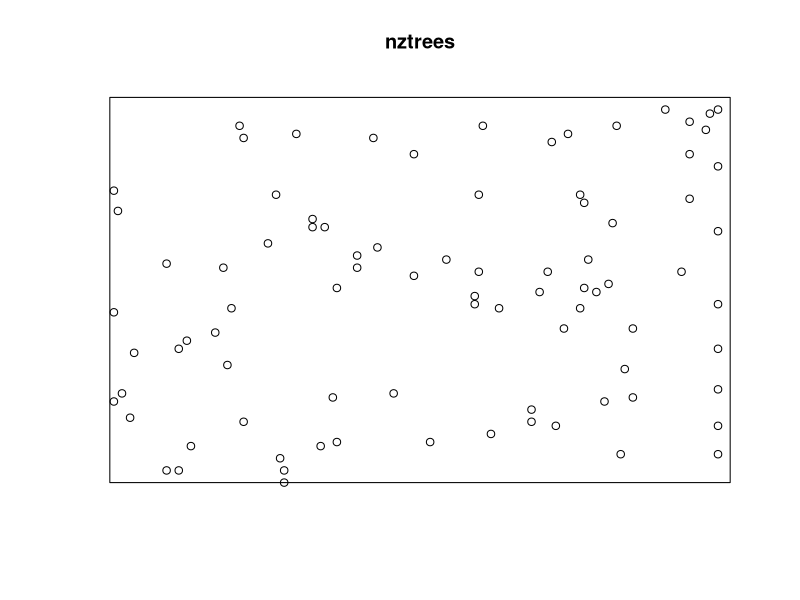
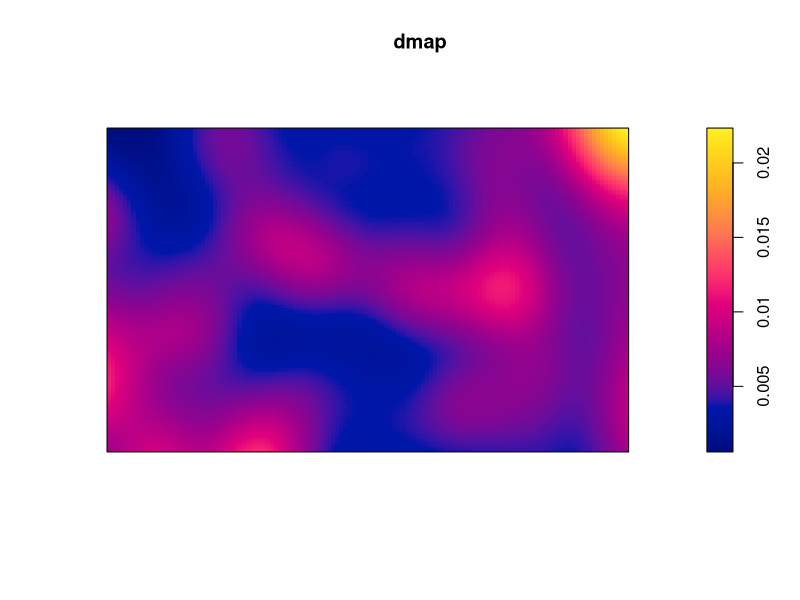
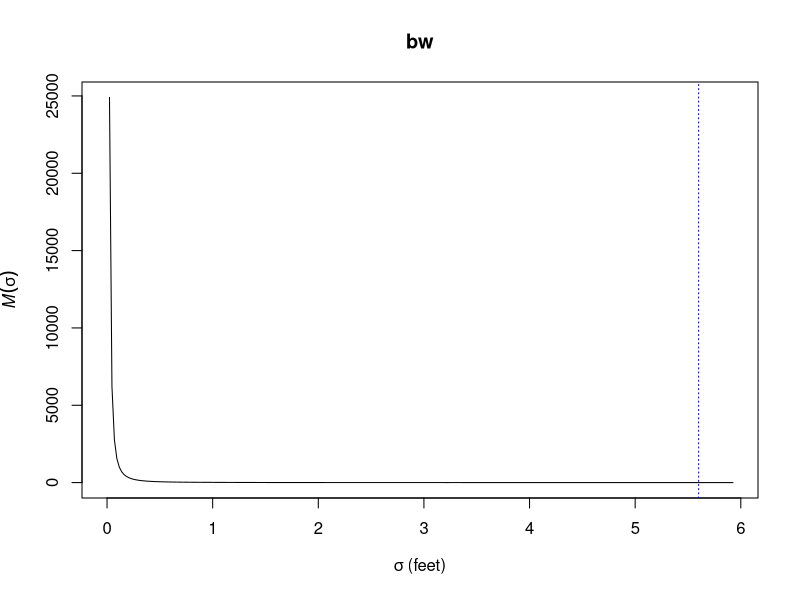
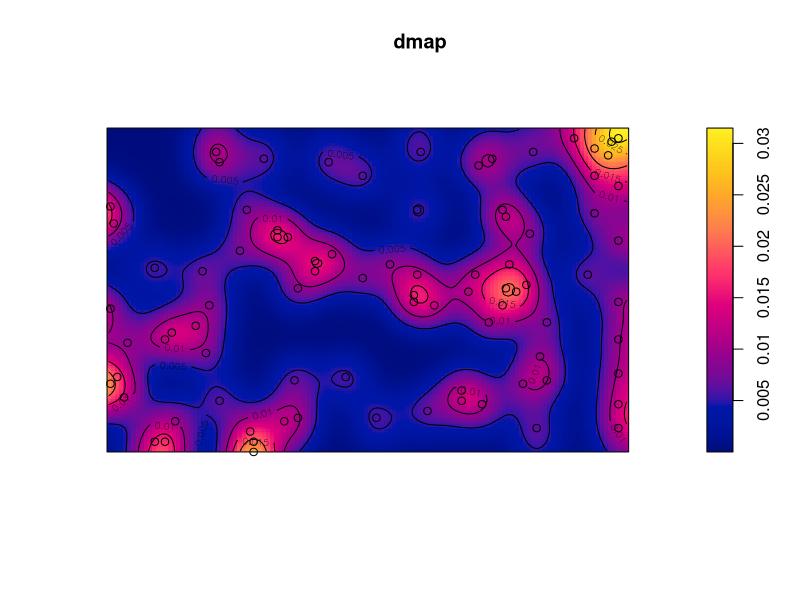
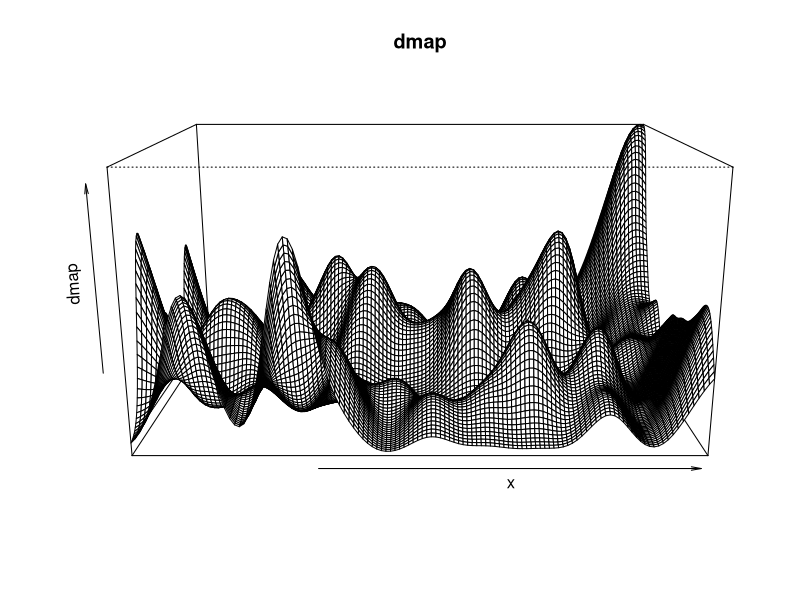

Reproduce these figures in R, in order.
##########
# Assignment Week 2
##########

# Author: Avery Sandborn
# Date: February 9, 2016

##########

# Load spatstat library
library(spatstat)

# Summarize New Zealand Trees data
data(nztrees)
summary(nztrees)
class(nztrees) # already ppp object

# Define bounding Box
xlim <- c(0.0, 1.0)
ylim <- c(0.0, 1.0)
attach(nztrees)

# Plot points of nztrees with bounding box
plot(nztrees)

# Nearest Neighbor Test 
  # Examine clark and evans nearest neighbor index of aggregation R
  # Crude measure of cluserting or ordering of a point pattern 
clarkevans(nztrees)
# R is ~1.05 >> close to random, more uniform than clustered

# visualization using KDE
dmap <- density(nztrees, 10, at = "pixels")
plot(dmap)

# Find optumal bandwidth for a given pattern
bw <- bw.diggle(nztrees)
plot(bw)
bw2 <- as.numeric(bw)
bw2
# bw2 is ~5.6 

# KDE visualization with bet bandwidth and points added
dmap <- density(nztrees, 5.6, at = "pixels")
plot(dmap)
plot(nztrees, add = TRUE)

# Show range of variation in density seen at this bandwidth
contour(dmap, add = TRUE)
persp(dmap)
